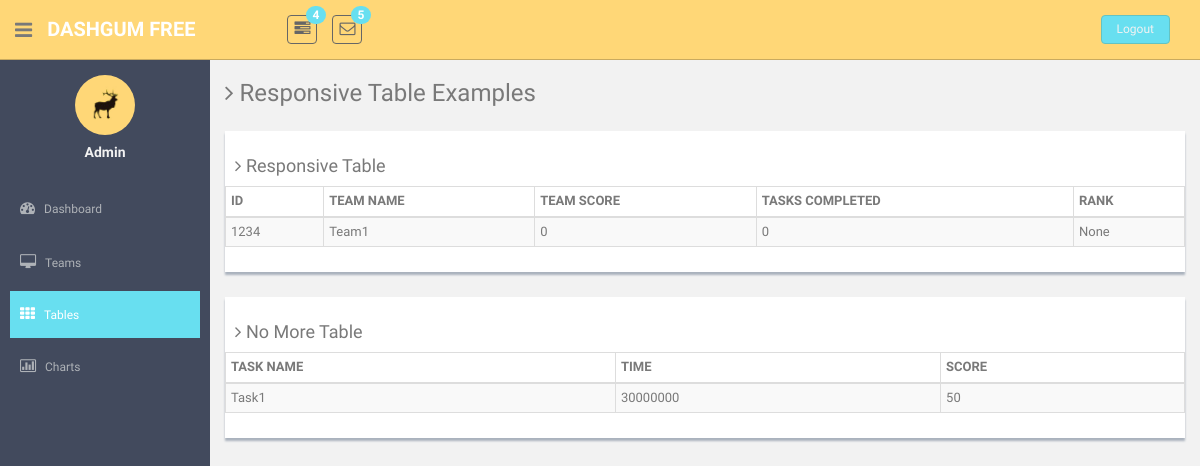
/table/, run on an earlier commit of the app's database.
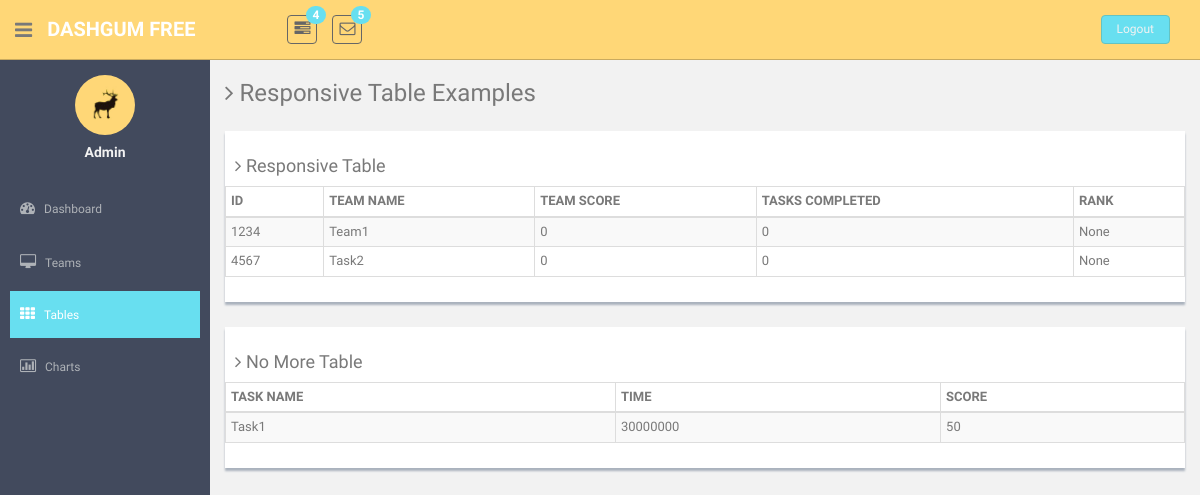
And on a later commit of the database.
### hunt_app/models.py (models this page shows, shortened)
class Team(models.Model):
	team_name = models.CharField(max_length = 20)
	team_id = models.PositiveIntegerField(null = True)
	team_member_1 = models.CharField(max_length = 20)
	team_member_2 = models.CharField(max_length = 20)
	team_member_3 = models.CharField(max_length = 20, null = True, blank = True)
	team_member_4 = models.CharField(max_length = 20, null = True, blank = True)
	team_score = models.PositiveIntegerField(default=0)
	team_status=models.BooleanField(default=True)
	tasks_completed = models.PositiveIntegerField(default=0)
	team_rank = models.PositiveIntegerField(null = True, blank = True)
	team_hint_count=models.PositiveIntegerField(default=0)
	team_lat=models.FloatField(null = True, blank = True)
	team_long=models.FloatField(null = True, blank = True)

class Task(models.Model):
	task_name = models.CharField(max_length = 10)
	task_description = models.CharField(max_length = 50)
	task_picture = models.ImageField(upload_to ='task_pics/', null = True, blank = True)
	task_hint = models.CharField(max_length = 10)
	task_time = models.PositiveIntegerField(null = True, blank = True)
	task_score = models.PositiveIntegerField()
	task_nextid = models.PositiveIntegerField()

### hunt_app/views.py (the view)
# urls.py: url(r'^table/', views.table),
def table(request):
    teams=Team.objects.all()
    tasks=Task.objects.all()
    return render(request, 'responsive_table.html',
              {'teams':teams,'tasks':tasks})

### hunt_app/templates/responsive_table.html (shortened to what the changed rows need)
{% load staticfiles %}
<!DOCTYPE html>
<html lang="en">
  <head>
    <link href="{% static '/css/bootstrap.css' %}" rel="stylesheet">
    <link href="{% static '/font-awesome/css/font-awesome.css' %}" rel="stylesheet" />
    <link href="{% static '/css/style.css' %}" rel="stylesheet">
    <link href="{% static '/css/style-responsive.css' %}" rel="stylesheet">
    <link href="{% static '/css/table-responsive.css' %}" rel="stylesheet">
  </head>
  <body>
  <section id="container" >
      <section id="main-content">
          <section class="wrapper">
		  		<div class="row mt">
			  		<div class="col-lg-12">
                      <div class="content-panel">
                          <section id="unseen">
                            <table class="table table-bordered table-striped table-condensed">
                              <thead>
                              <tr>
                                  <th>ID</th>
                                  <th>TEAM NAME</th>
                                  <th class="numeric">TEAM SCORE</th>
                                  <th class="numeric">TASKS COMPLETED</th>
                                  <th class="numeric">RANK </th>
                              </tr>
                              </thead>
                              <tbody>
                               {% if teams %}
                                {% for team in teams %}
                              <tr>
                                  <td>{{ team.team_id }}</td>
                                  <td>{{ team.team_name }}</td>
                                  <td class="numeric">{{ team.team_score}}</td>
                                  <td class="numeric">{{ team.tasks_completed }}</td>
                                  <td class="numeric">{{ team.team_rank }}</td>
                              </tr>
                               {% endfor %}
            {% endif %}
                              </tbody>
                          </table>
                          </section>
                  </div>
               </div>
		  	</div>
		  	<div class="row mt">
              <div class="col-lg-12">
                      <div class="content-panel">
                          <section id="no-more-tables">
                              <table class="table table-bordered table-striped table-condensed cf">
                                  <thead class="cf">
                                  <tr>
                                      <th>TASK NAME</th>
                                      <th class="numeric">TIME</th>
                                      <th class="numeric">SCORE</th>
                                  </tr>
                                  </thead>
                                  <tbody>
                                   {% if tasks %}
                                {% for task in tasks %}
                                  <tr>
                                      <td data-title="Company">{{ task.task_name }}</td>
                                      <td class="numeric" data-title="Price">{{ task.task_time }}</td>
                                      <td class="numeric" data-title="Change">{{ task.task_score }}</td>
                                  </tr>
                                                       {% endfor %}
            {% endif %}
                                  </tbody>
                              </table>
                          </section>
                      </div>
                  </div>
              </div>
		</section><! --/wrapper -->
      </section>
  </section>
  </body>
</html>

What changed in the data, as far as the page shows it:
added Team: team_id "4567", team_name "Task2", team_score "0", tasks_completed "0", team_rank "None"
